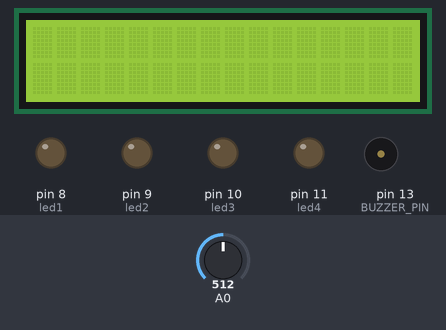
The sketch below on a simulated Arduino Uno, built with avr-gcc and run on an emulated ATmega328P. On the bench: 16×2 character LCD, output pins drawn as LEDs (lit = HIGH), buzzer (waves = sounding). The inputs (shaded band) are chosen by the test bench; at power-on: A0 = 512. What the sketch prints to the serial monitor is not drawn.

Above: at 1.2 s.
1.3 s: A0 set to 610
At 8.26 s:
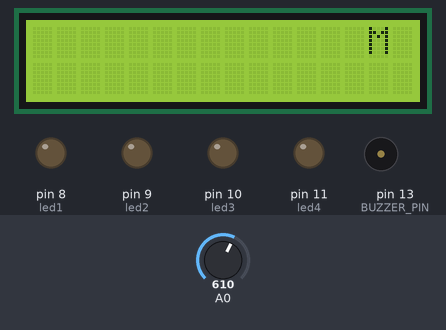
17.5 s: A0 set to 290
25.5 s: A0 set to 316
At 29.2 s:
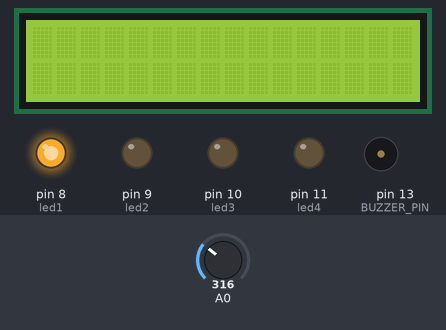
33.5 s: A0 set to 122
At 35.6 s:
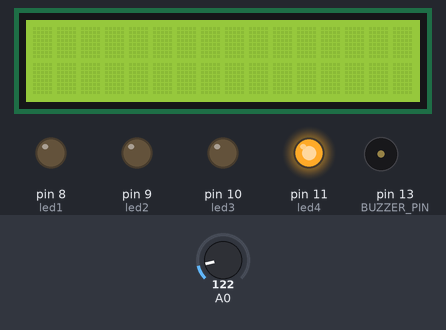
Timing chart, 0 to 42.5 s (numbered marks = the images above; inputs shaded):
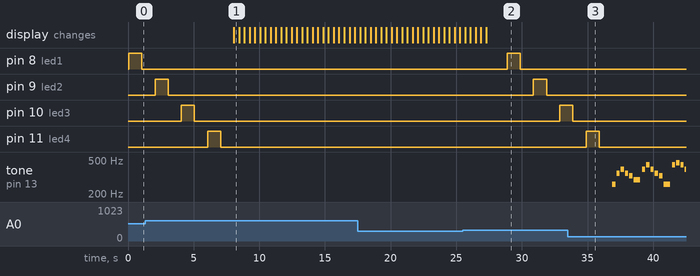

The sketch:

Project.ino
```cpp
/****************************************************************
 This program was written by Ankita Saha and Pragya Singh for the ECE 1100 class's final project.
 The project entails a "DIY Christmas". This includes playing "We Wish You a Merry Christmas" on buzzer,
 an LED lights display, and a Christmas message on an LCD display.
*****************************************************************/
// libraries
#include <LiquidCrystal.h>// include the library code
#define BUZZER_PIN 13 // defining the buzzer to a pin

// initialize the library with the numbers of the interface pins
LiquidCrystal lcd(2,3,4,5,6,7);

// comfortable delay time
int tim = 400;

// vars for led grouping
int led1 = 8;
int led2 = 9;
int led3 = 10;
int led4 = 11;
/*********************************************************/
void setup() {

  // in order to switch modes, set up potentiometer
  Serial.begin(9600);

  // set up led groups
  pinMode(led1, OUTPUT);
  pinMode(led2, OUTPUT);
  pinMode(led3, OUTPUT);
  pinMode(led4, OUTPUT);

  // set up the lcd display
  lcd.begin(16, 2);  // set up the LCD's number of columns and rows:
}
/*********************************************************/
void loop() {

  int dial = analogRead(A0);

  if (dial > 600) {
    lcdDisplay();
  } else if (dial < 600 && dial > 300) {
    lights();
  } else {
    song();
  }

  Serial.println(dial);
  delay(1);        // delay in between reads for stability
}

void lcdDisplay() {

  // make arrays for displaying
  char array1[]="Merry Christmas!!         ";  //the string to print on the LCD
  char array2[]="Ho Ho Ho                  ";  //the string to print on the LCD

  lcd.setCursor(15,0);  // set the cursor to column 15, line 0
  for (int p1 = 0; p1 < 26; p1++) {
    lcd.scrollDisplayLeft();  //Scrolls the contents of the display one space to the left.
    lcd.print(array1[p1]);  // Print a message to the LCD.
    delay(tim);  //wait for 400 ms
  }
  lcd.clear();  //Clears the LCD screen and positions the cursor in the upper-left corner.
  lcd.setCursor(15,1);  // set the cursor to column 15, line 1
  for (int p2 = 0; p2 < 26; p2++) {
    lcd.scrollDisplayLeft();  //Scrolls the contents of the display one space to the left.
    lcd.print(array2[p2]);  // Print a message to the LCD.
    delay(tim);  //wait for 400 ms
  }

  lcd.clear();  //Clears the LCD screen and positions the cursor in the upper-left corner.
}

void lights() {
  digitalWrite(led1, HIGH);   // turn the LED on (HIGH is the voltage level)
  delay(1000);
  digitalWrite(led1, LOW);    // turn the LED off by making the voltage LOW
  delay(1000); // wait for a second
  digitalWrite(led2, HIGH);    // turn the LED off by making the voltage LOW
  delay(1000);
  digitalWrite(led2, LOW);    // turn the LED off by making the voltage LOW
  delay(1000);
  digitalWrite(led3, HIGH);   // turn the LED on (HIGH is the voltage level)
  delay(1000);
  digitalWrite(led3, LOW);    // turn the LED off by making the voltage LOW
  delay(1000); // wait for a second
  digitalWrite(led4, HIGH);    // turn the LED off by making the voltage LOW
  delay(1000);
  digitalWrite(led4, LOW);    // turn the LED off by making the voltage LOW
  delay(1000);
}

/****/

const float C_4 = 261.63;
const float C_SHARP_4 = 277.18;
const float D_4 = 293.66;
const float D_SHARP_4 = 311.13;
const float E_4 = 329.63;
const float F_4 = 349.23;
const float F_SHARP_4 = 369.99;
const float G_4 = 392;
const float G_SHARP_4 = 415.30;
const float A_4 = 440;
const float A_SHARP_4 = 466.16;
const float B_4 = 493.88;

/****/
void song() {

    // we wish you a merry chirstmans
  int melody[] =  {
      C_4, F_4, G_4, F_4, E_4, D_4,
      G_4, A_4, G_4, F_4, E_4, C_4,
      A_4, A_SHARP_4, A_4, G_4, F_4, D_4,
      C_4, D_4, G_4, E_4, F_4
  };
  int durations[] = {
      4, 4, 4, 4, 4, 2,
      4, 4, 4, 4, 4, 2,
      4, 4, 4, 4, 4, 2,
      4, 4, 4, 4, 4
  };

  // check the array sizes for the for loop to work
  int size = sizeof(durations) / sizeof(int);

  for (int note = 0; note < size; note++) {

    // to calculate note duration, use division
    int duration = 1000 / durations[note];
    // 2 is half note, 4 is quarter, 8 is eighth note
    // play the tone
    tone(BUZZER_PIN, melody[note], duration);

    // use a pause inbetween notes
    int pause = duration * 1.30;
    delay(pause);

    //stop the tone playing:
    noTone(BUZZER_PIN);
  }
delay(100);
}
```

Measured:
- after the input at 1.3 s, pin 8 (led1): stops changing and stays LOW; pin 9 (led2): goes on until 3.1 s, then stays LOW; pin 10 (led3): goes on until 5.1 s, then stays LOW; pin 11 (led4): goes on until 7.1 s, then stays LOW; the display: changes after 6.8 s (image 1)
- after the input at 25.5 s, pin 8 (led1): LOW → HIGH after 3.4 s, → LOW 1.0 s later; pin 9 (led2): LOW → HIGH after 5.4 s, → LOW 1.0 s later; pin 10 (led3): LOW → HIGH after 7.4 s; tone on pin 13 (BUZZER_PIN): stops changing and stays silent
- after the input at 33.5 s, pin 8 (led1): stays LOW (without the input it goes to HIGH after 3.4 s); pin 9 (led2): stays LOW (without the input it goes to HIGH after 5.4 s)
- what the display in image 1 shows lasts 0.4 s, from 8.1 s to 8.5 s
